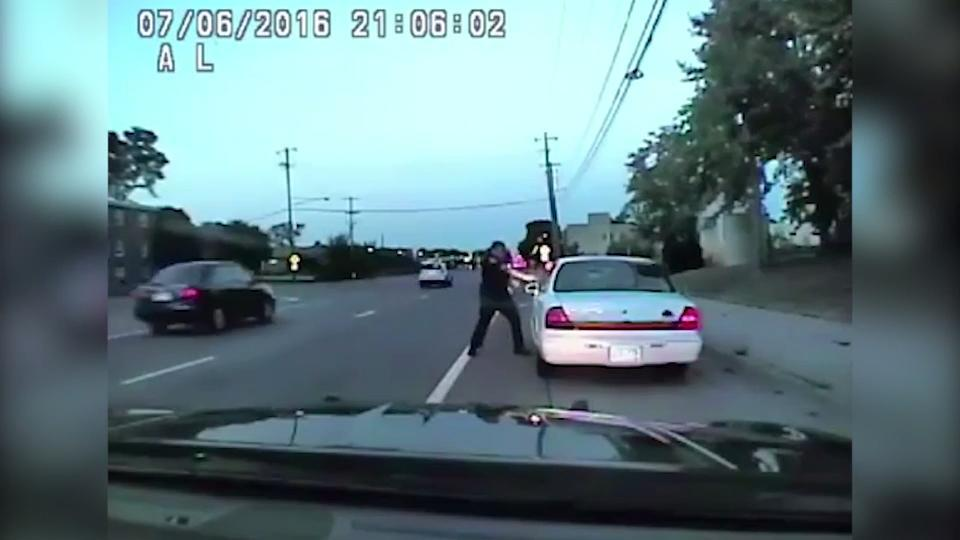
#> input picture input/image.jpg, 960 x 540 px
$ python main.py --i ../input/image.jpg
#> lines starting #> are read from the running program, lines starting #| are printed output that depends on the picture; after the words box and inside, x2 and y2 are one past the last pixel; in counts of white or black regions, pixels touching at a corner belong together
import cv2
import numpy as np
import matplotlib.pyplot as plt
import matplotlib.image as mpimg
import argparse
import imghdr
#from moviepy.editor import VideoFileClip
#from IPython.display import HTML

#TODO: video processing
def process(input='', output=''):

#> in process, img is the input picture: shape (540, 960, 3); mean R, G, B 94.4, 118.8, 124.8
    def pipeline(img): #img has to be 960x540
        if len(img.shape) > 2:
            img_grey = cv2.cvtColor(img, cv2.COLOR_BGR2GRAY)
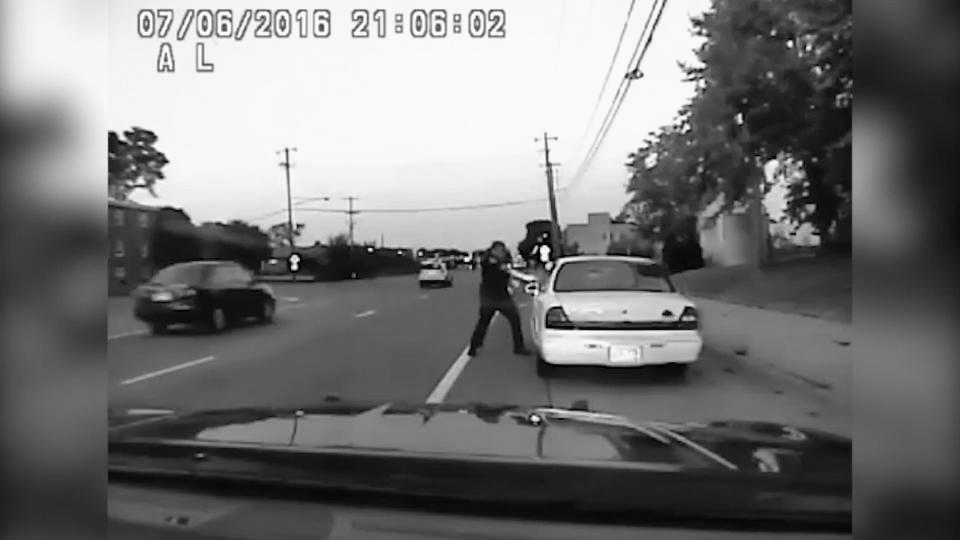
#> img_grey: shape (540, 960); min 0, max 255, mean 117.8
        else:
            img_grey = img

        kernel_size = 5
        img_gaus = cv2.GaussianBlur(img_grey, (kernel_size, kernel_size), 0)
        img_edge = cv2.Canny(img_gaus, 50, 150)
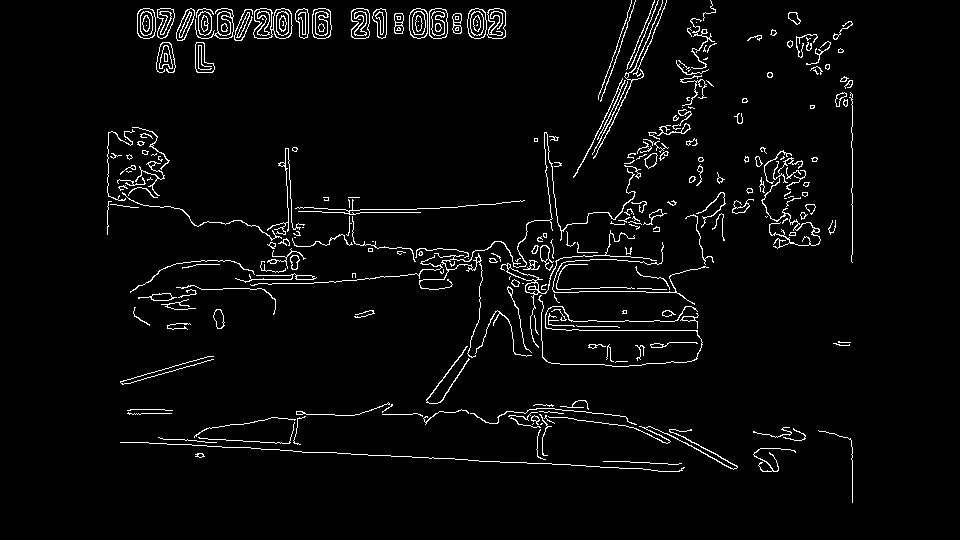
#> img_edge: shape (540, 960); 3.5% white in thin lines or dots, all inside (x1, y1, x2, y2) = (107, 0, 853, 503)

        mask = np.zeros_like(img_edge)

        #defining a 3 channel or 1 channel color to fill the mask with depending on the input image
        if len(img.shape) > 2:
            channel_count = img.shape[2]  # i.e. 3 or 4 depending on your image
#> channel_count = 3
            ignore_mask_color = (255,) * channel_count
#> ignore_mask_color = (255, 255, 255)
        else:
            ignore_mask_color = 255

        imshape = img.shape
#> imshape = (540, 960, 3)
        vertices = np.array([[(0,imshape[0]),(450,290),(490,290),(imshape[1],imshape[0])]],dtype=np.int32)
        cv2.fillPoly(mask, vertices, ignore_mask_color)
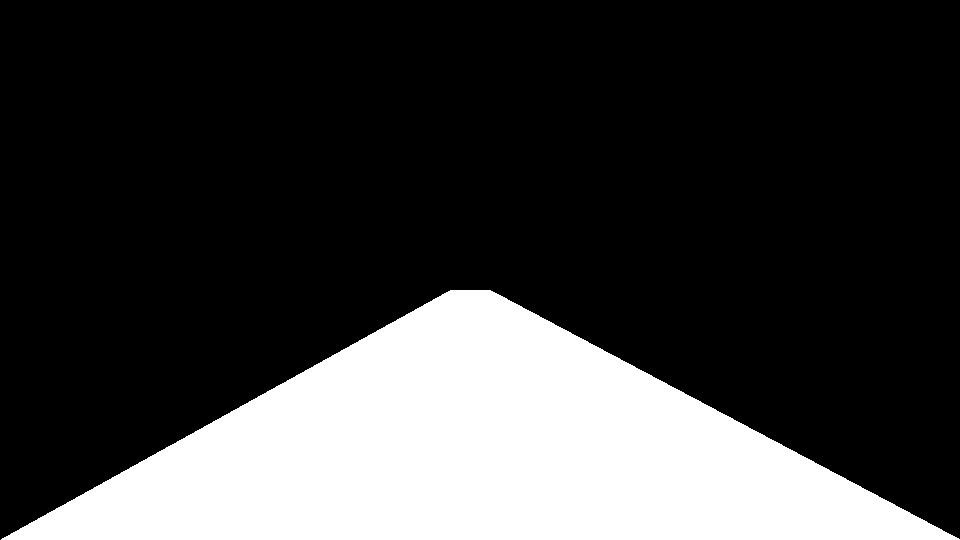
#> mask: shape (540, 960); 24.2% white; 1 white region, box (x1, y1, x2, y2) and area: (1, 290, 960, 540) 125210
        masked_edges = cv2.bitwise_and(img_edge, mask)
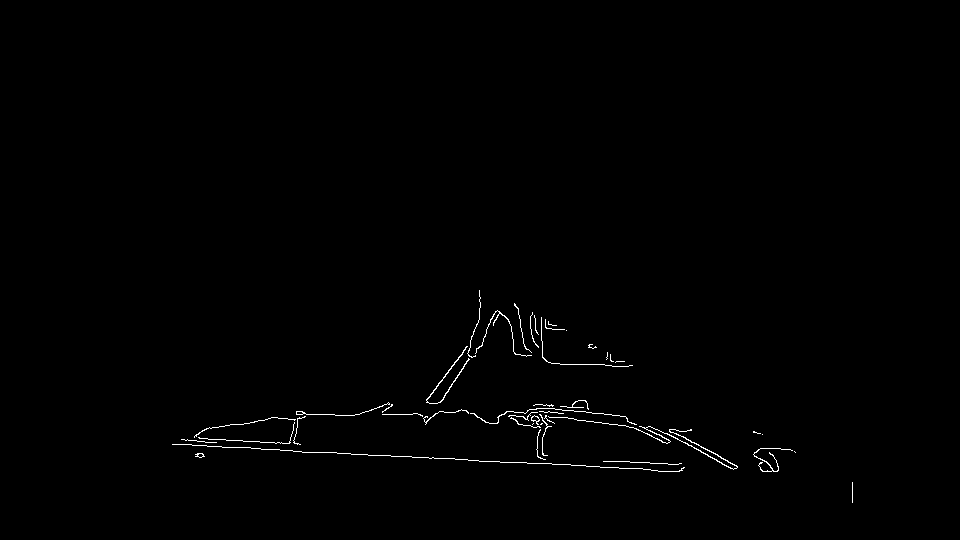
#> masked_edges: shape (540, 960); 0.59% white in thin lines or dots, all inside (x1, y1, x2, y2) = (172, 290, 853, 503)

        rho = 2                         #resolution of 'r'
        theta = np.pi/180
        threshold = 150                 #minimum number of intersections to detect a line
        min_line_length = 110           #minimum length of line to detect it
        max_line_gap = 80               #merge broken white lines
        line_image = np.copy(img)*0
#> line_image: shape (540, 960, 3); every value is 0

        lines = cv2.HoughLinesP(masked_edges, rho, theta, threshold, np.array([]), min_line_length, max_line_gap)
#> lines = [[172, 444, 681, 470], [538, 457, 778, 469], [296, 412, 591, 412]]

        #draw
        if lines is not None:
            for line in lines:
                for x1,y1,x2,y2 in line:
                    thickness = 6
                    color = (255,0,0) #blue
                    cv2.line(line_image,(x1,y1),(x2,y2),color,thickness)
#> this loop made 3 passes
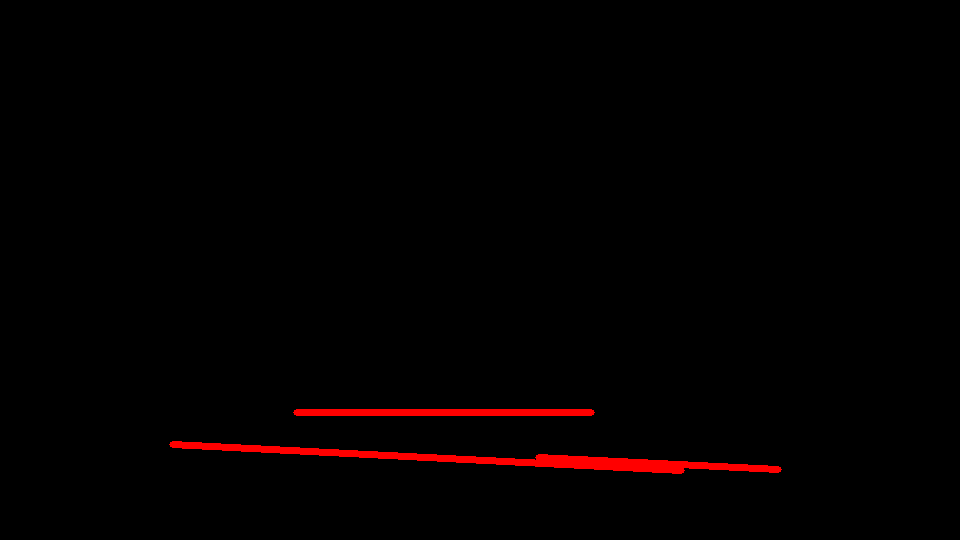
#> line_image: shape (540, 960, 3); mean R, G, B 3.5, 0, 0

        color_edges = np.dstack((img_edge,img_edge,img_edge))
        lines_edges = cv2.addWeighted(color_edges, 0.8, line_image, 1, 0)
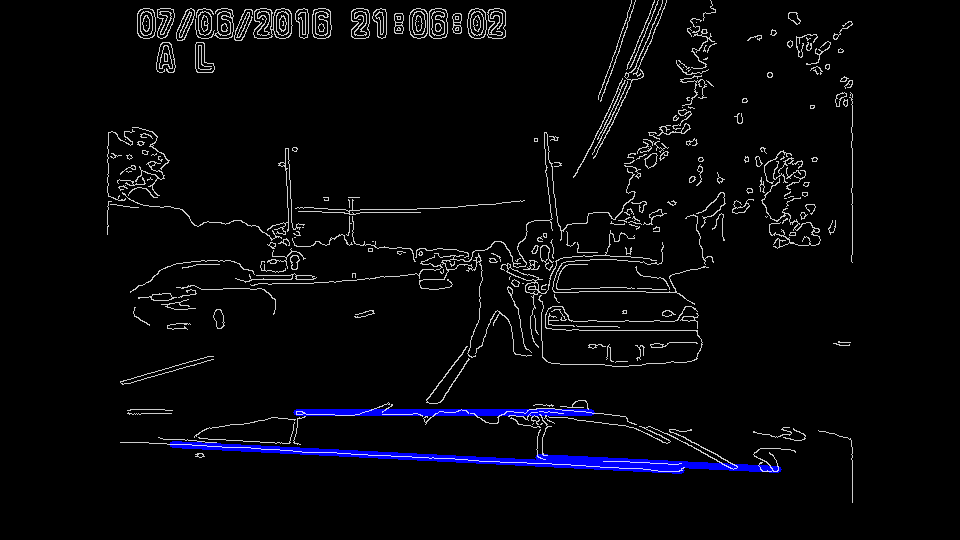
#> lines_edges: shape (540, 960, 3); mean of channels 0, 1, 2 10.4, 7.2, 7.2; drawn as B, G, R

        #show
        #cv2.imshow('virgin image', img)
        #cv2.imshow('gray image', img_grey)
        #cv2.imshow('gaussian blur', img_gaus)
        cv2.imshow('edges', img_edge)
        #cv2.imshow('mask', mask) #region of interest
        #cv2.imshow('masked edges', masked_edges)
        cv2.imshow('lin', lines_edges)
        #TODO: return original image with marked lines
        return lines_edges


    # START
    #check if input is an image or video
    video_formats = ('.avi', '.mp4')

    # IMAGE
    if (imghdr.what(input)):
        img = mpimg.imread(input) # RGB

        if (output != ''):
            cv2.imwrite(output + '/' + 'image' + '.jpg', pipeline(img))
        else:
            pipeline(img)

        cv2.waitKey(0)
        cv2.destroyAllWindows()

    # VIDEO
    elif (input.lower().endswith(video_formats)):
        cap = cv2.VideoCapture(input)

        if (output != ''):
            fourcc = cv2.VideoWriter_fourcc(*'X264')
            out = cv2.VideoWriter(output + '/' + 'video' + '.mp4', fourcc, 15.0, (960, 540))

            while True:
                ret, frame = cap.read()
                out.write(pipeline(frame))
                if cv2.waitKey(50) & 0xFF == ord('q'): #for 20 fps videos
                    break
        else:
            while True:
                ret, frame = cap.read()
                pipeline(frame)
                if cv2.waitKey(50) & 0xFF == ord('q'): #for 20fps videos
                    break

        cap.release()
        cv2.destroyAllWindows()

    # ERROR
    else:
        print('Bad input resource')


def main():
    parser = argparse.ArgumentParser(description='Detect lines on your image')
    parser.add_argument('-i', '--i', help='Specify path of input file', type=str, required=False, dest = 'input')
    parser.add_argument('-o', '--o', help='Specify path of output directory', type=str, required=False, dest = 'output')
    args = parser.parse_args()

    if (args.input):
        input_path = args.input
    else:
        input_path = '';

    if (args.output):
        output_path = args.output
    else:
        output_path = ''

    process(input_path, output_path)

if __name__ == '__main__':
    main()
